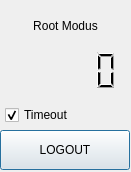
<?xml version="1.0" encoding="UTF-8"?>
<ui version="4.0" stdsetdef="1">
  <author></author>
  <comment></comment>
  <exportmacro></exportmacro>
  <class>linboCounter</class>
  <widget class="QDialog" name="linboCounter">
    <property name="geometry">
      <rect>
        <x>0</x>
        <y>0</y>
        <width>131</width>
        <height>172</height>
      </rect>
    </property>
    <property name="windowTitle">
      <string>Root </string>
    </property>
    <widget class="QLCDNumber" name="counter">
      <property name="geometry">
        <rect>
          <x>0</x>
          <y>50</y>
          <width>131</width>
          <height>41</height>
        </rect>
      </property>
      <property name="frameShape">
        <enum>QFrame::NoFrame</enum>
      </property>
      <property name="frameShadow">
        <enum>QFrame::Raised</enum>
      </property>
      <property name="numDigits">
        <number>5</number>
      </property>
      <property name="mode">
        <enum>QLCDNumber::Dec</enum>
      </property>
      <property name="segmentStyle">
        <enum>QLCDNumber::Filled</enum>
      </property>
    </widget>
    <widget class="QCheckBox" name="timeoutCheck">
      <property name="geometry">
        <rect>
          <x>5</x>
          <y>100</y>
          <width>130</width>
          <height>30</height>
        </rect>
      </property>
      <property name="text">
        <string>Timeout</string>
      </property>
      <property name="checked">
        <bool>true</bool>
      </property>
    </widget>
    <widget class="QLabel" name="text">
      <property name="geometry">
        <rect>
          <x>10</x>
          <y>10</y>
          <width>111</width>
          <height>31</height>
        </rect>
      </property>
      <property name="text">
        <string>Root Modus</string>
      </property>
      <property name="alignment">
        <set>Qt::AlignCenter</set>
      </property>
      <property name="wordWrap">
        <bool>false</bool>
      </property>
    </widget>
    <widget class="QPushButton" name="logoutButton">
      <property name="geometry">
        <rect>
          <x>0</x>
          <y>130</y>
          <width>130</width>
          <height>40</height>
        </rect>
      </property>
      <property name="text">
        <string>LOGOUT</string>
      </property>
      <property name="flat">
        <bool>false</bool>
      </property>
    </widget>
  </widget>
  <layoutdefault spacing="6" margin="11"/>
  <pixmapfunction>qPixmapFromMimeSource</pixmapfunction>
</ui>
